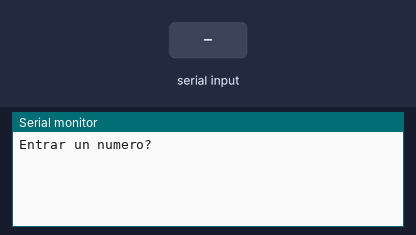
This sketch was run on a simulated Arduino Uno, built with avr-gcc and run on an emulated ATmega328P. Parts: the last lines printed to the serial monitor. Inputs (shaded band) come from the test bench.

Above: at 1.2 s.
1.3 s: "90,45\n" received over Serial
At 2.5 s:
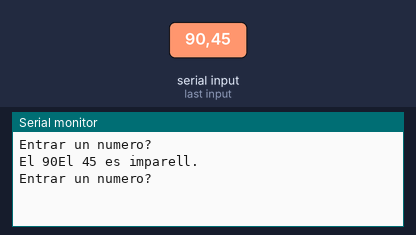
2.8 s: "30,150\n" received over Serial
At 3.7 s:
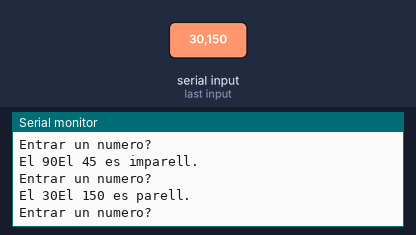
4.3 s: "0\n" received over Serial
At 5.5 s:
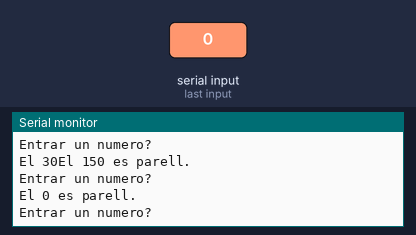
5.8 s: "5\n" received over Serial
At 6.9 s:
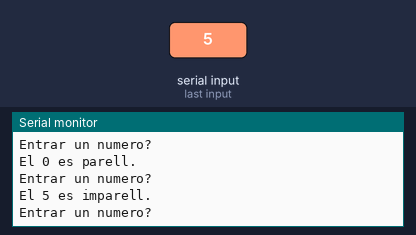

The sketch:

Number_communication_2.ino
```cpp
/**********************************************************************************
**                                                                               **
**                            Number communication 2                             **
**                                                                               **
** VALENTÍ ESPEJO RODRIGUEZ                                    05/03/2017        **
**********************************************************************************/

//******************************* INCLUDES ****************************************

//******************************* VARIABLES ***************************************
long num; //define the variable
//******************************** SETUP ******************************************
void setup() {
  Serial.begin(9600);// opens serial port, sets data rate to 9600 bps
  Serial.println("Entrar un numero?"); //first line on terminal
}
//********************************* LOOP ******************************************
void loop() {
  // if there's any serial available, read it:
  while (Serial.available() > 0) {

    // look for the next valid integer in the incoming serial stream:
    num = Serial.parseInt(); //the number that I introduce
    Serial.print("El "); //pint it.
    Serial.print(num);

    // look for the newline. That's the end of your sentence:
    if (Serial.read() == '\n') {

      if ( num % 2 == 0){
        Serial.println(" es parell.");//if the number can be divided
      }
      else{
        Serial.println(" es imparell.");//if the number can't be divided
      }
      //after this write again the first line and the program is ready
      Serial.println("");
      Serial.println("Entrar un numero?");
    }
  }
}
//******************************* FUNCIONS ****************************************
```

Measured:
- after the input at 1.3 s, the serial monitor: prints a new line at once (image 1)
- after the input at 2.8 s, the serial monitor: prints a new line at once (image 2)
- after the input at 4.3 s, the serial monitor: prints a new line at once (image 3)
- after the input at 5.8 s, the serial monitor: prints a new line at once (image 4)
